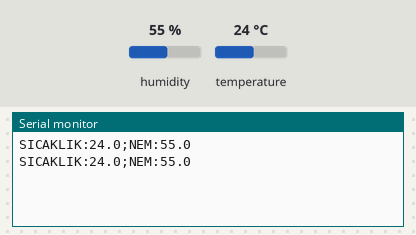
Recording of a sketch running on a simulated Arduino Uno, built with avr-gcc and run on an emulated ATmega328P. On the bench: the last lines printed to the serial monitor. Inputs (shaded band) come from the test bench; at power-on: humidity 55 %, temperature 24 °C.

Above: at 2.8 s.
2.9 s: humidity set to 22 %
At 5.2 s:
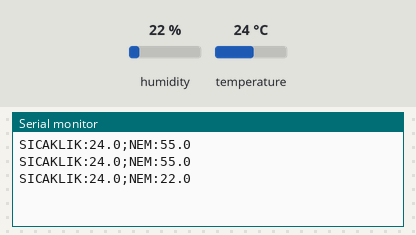
5.6 s: temperature set to 12 °C
At 7.3 s:
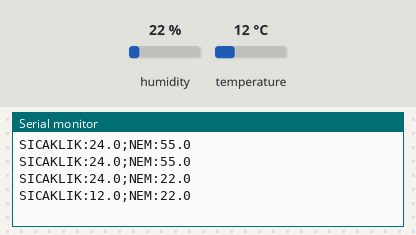
8.3 s: humidity set to 40 %
At 10.8 s:
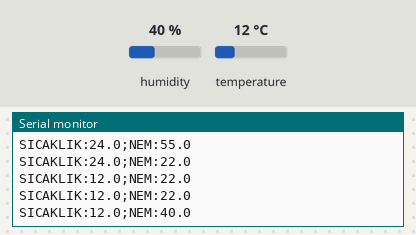
Timing chart, 0 to 12.3 s (numbered marks = the images above; inputs shaded):
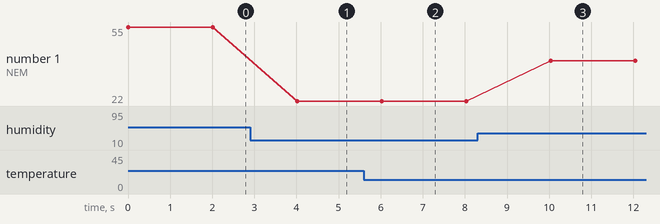

Measured:
- after the input at 2.9 s, the serial monitor: prints a new line after 1.1 s (image 1)
- after the input at 5.6 s, the serial monitor: prints a new line after 0.42 s (image 2)
- after the input at 8.3 s, the serial monitor: prints a new line after 1.7 s (image 3)
- plotted number 1: 55 → 22 after the input at 2.9 s, 22 → 40 after the input at 8.3 s

The sketch:

dht22.ino
```cpp
#include "DHT.h"
#define DHTPIN 12
#define DHTTYPE DHT22

DHT dht(DHTPIN, DHTTYPE);

void setup() {
  Serial.begin(9600);
  dht.begin();
}

void loop() {
  float h = dht.readHumidity();
  float t = dht.readTemperature();

  if (!isnan(h) && !isnan(t)) {
    Serial.print("SICAKLIK:");
    Serial.print(t, 1);
    Serial.print(";NEM:");
    Serial.println(h, 1);
  }
  delay(2000);
}
```
